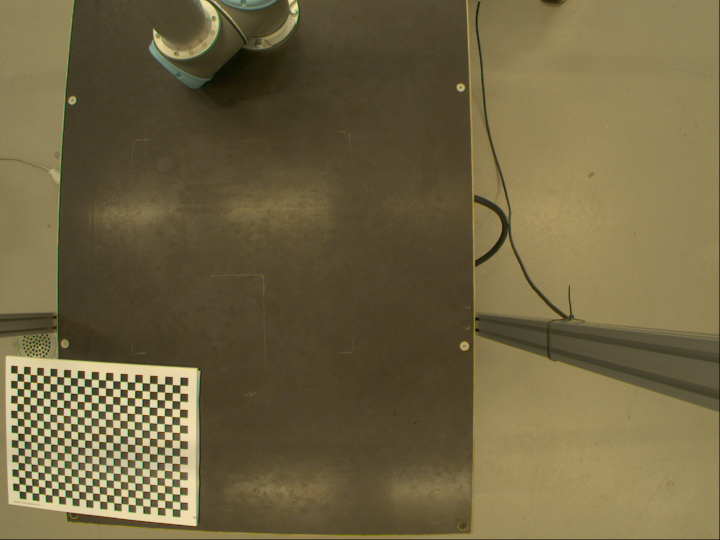
#> input picture camera calibration/images/1.png, 1440 x 1080 px (shown at 1/2 size); its folder holds 5 pictures in this run
$ python task2.py
#> lines starting #> are read from the running program, lines starting #| are printed output that depends on the picture; after the words box and inside, x2 and y2 are one past the last pixel; in counts of white or black regions, pixels touching at a corner belong together
import numpy as np
import cv2 as cv
import glob

chessboardSize = (24,17)
frameSize = (1440,1080)

criteria = (cv.TERM_CRITERIA_EPS + cv.TERM_CRITERIA_MAX_ITER, 30, 0.001)
objp = np.zeros((chessboardSize[0] * chessboardSize[1], 3), np.float32)
objp[:,:2] = np.mgrid[0:chessboardSize[0],0:chessboardSize[1]].T.reshape(-1,2)
size_of_chessboard_squares_mm = 20
objp = objp * size_of_chessboard_squares_mm
objpoints = []
imgpoints = []


images = glob.glob('images/*.png')

for image in images:
    img = cv.imread(image)
#> img is the input picture: shape (1080, 1440, 3); mean B, G, R 66.4, 100.3, 112.1
    gray = cv.cvtColor(img, cv.COLOR_BGR2GRAY)
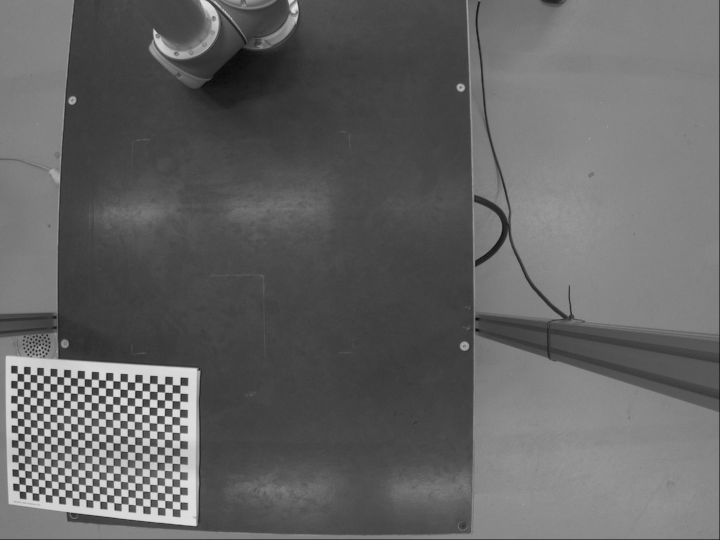
#> gray: shape (1080, 1440) (shown at 1/2 size); min 0, max 248, mean 100
    ret, corners = cv.findChessboardCorners(gray, chessboardSize, None)
#> ret = True; corners = 408 rows, first 8: [35.19, 747.5], [48.02, 748.3], [60.8, 749.7], [74.33, 750.4], [87.34, 751.8], [100.7, 752.5], [114.4, 753.8], [128.1, 754.5]
    if ret == True:
        objpoints.append(objp)
        corners2 = cv.cornerSubPix(gray, corners, (11,11), (-1,-1), criteria)
#> corners2 = 408 rows, first 8: [34.9, 747], [48.09, 748.2], [54.89, 749], [74.32, 750.3], [87.02, 751.3], [100.7, 752.4], [114.3, 753.5], [128, 754.5]
        imgpoints.append(corners)
        cv.drawChessboardCorners(img, chessboardSize, corners2, ret)
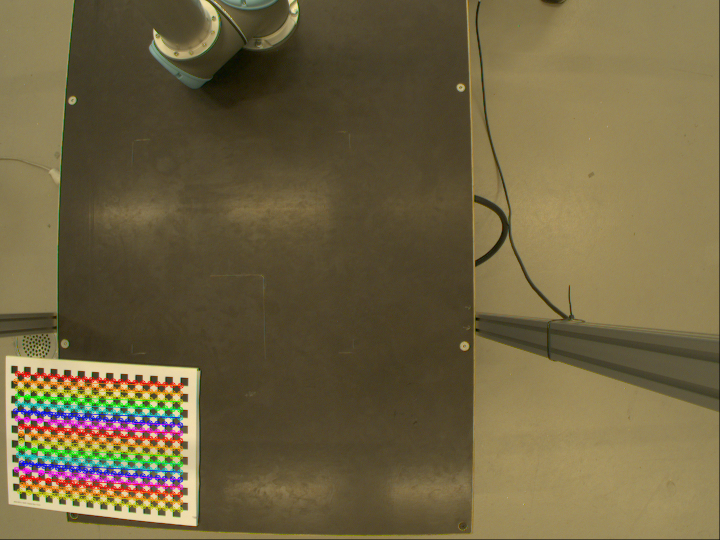
#> img: shape (1080, 1440, 3) (shown at 1/2 size); 3.62% of pixels changed, all inside (x1, y1, x2, y2) = (25, 741, 368, 1026)
        cv.imshow('img', img)
        cv.waitKey(1000)
#> pass 2 of the loop `for image in images:`:
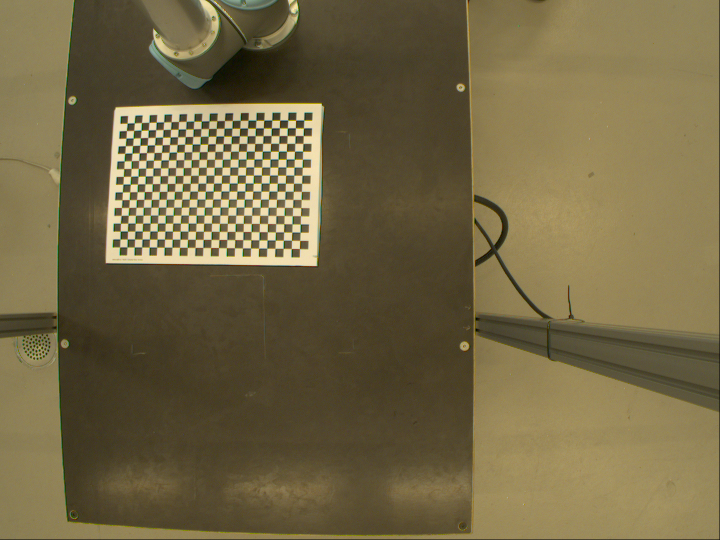
#> input picture camera calibration/images/10.png, 1440 x 1080 px (shown at 1/2 size)
#> img is the input picture: shape (1080, 1440, 3); mean B, G, R 68.9, 103, 115
#> `gray = cv.cvtColor(img, cv.COLOR_BGR2GRAY)`:
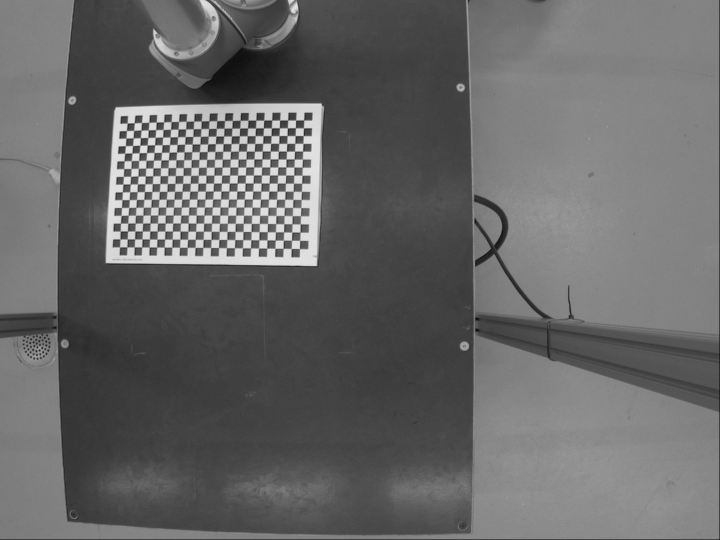
#> gray: shape (1080, 1440) (shown at 1/2 size); min 0, max 251, mean 102.7
#> corners = 408 rows, first 8: [254.8, 246.7], [269.1, 246.5], [283.8, 245.8], [298.5, 245.2], [312.9, 244.6], [328.1, 244.3], [342.7, 244.3], [358.2, 243.4]
#> corners2 = 408 rows, first 8: [254.7, 246.6], [269, 246.3], [283.4, 245.6], [298.4, 245.1], [312.9, 244.6], [328.1, 244.3], [342.7, 243.9], [358, 243.4]
#> `cv.drawChessboardCorners(img, chessboardSize, corners2, ret)`:
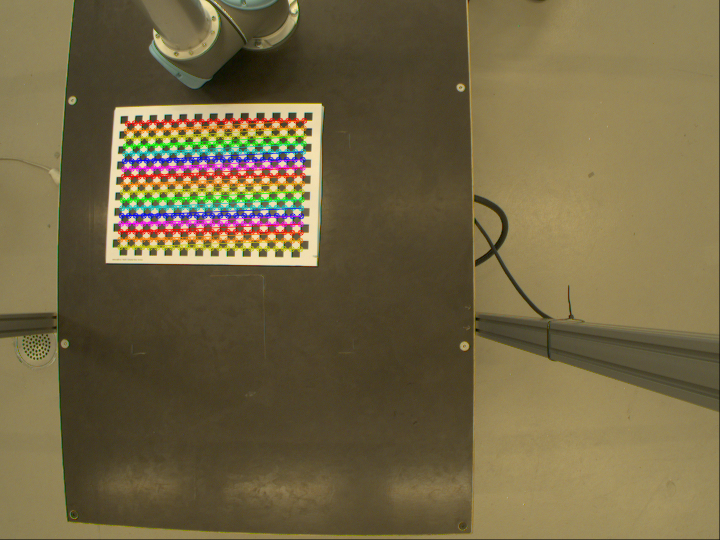
#> img: shape (1080, 1440, 3) (shown at 1/2 size); 3.91% of pixels changed, all inside (x1, y1, x2, y2) = (234, 235, 615, 505)
#> pass 3 of the loop `for image in images:`:
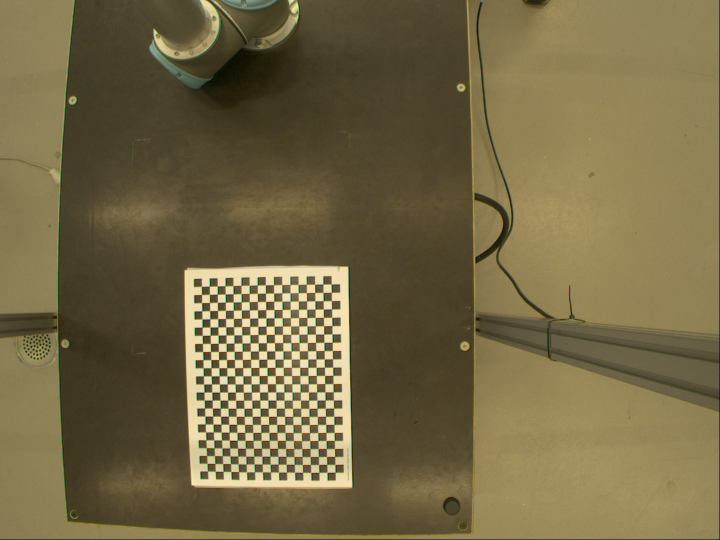
#> input picture camera calibration/images/2.png, 1440 x 1080 px (shown at 1/2 size)
#> img is the input picture: shape (1080, 1440, 3); mean B, G, R 69.3, 103.9, 116.1
#> `gray = cv.cvtColor(img, cv.COLOR_BGR2GRAY)`:
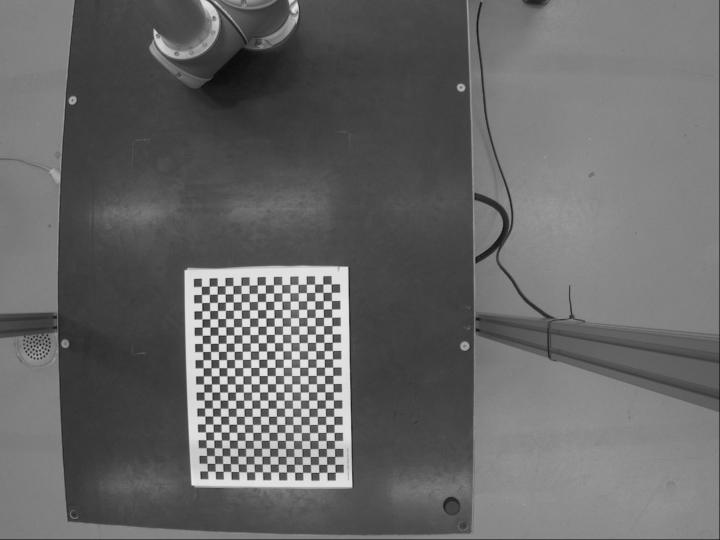
#> gray: shape (1080, 1440) (shown at 1/2 size); min 0, max 244, mean 103.6
#> corners = 408 rows, first 8: [415.7, 942.6], [414.7, 927.8], [414.2, 911.9], [412.8, 896.3], [412.5, 880.3], [411.9, 864.8], [411, 848.7], [410.6, 832.7]
#> corners2 = 408 rows, first 8: [415.5, 942.6], [414.6, 927.3], [414.1, 911.7], [412.9, 895.9], [412.5, 880.3], [411.8, 864.5], [410.9, 848.6], [410.4, 832.6]
#> `cv.drawChessboardCorners(img, chessboardSize, corners2, ret)`:
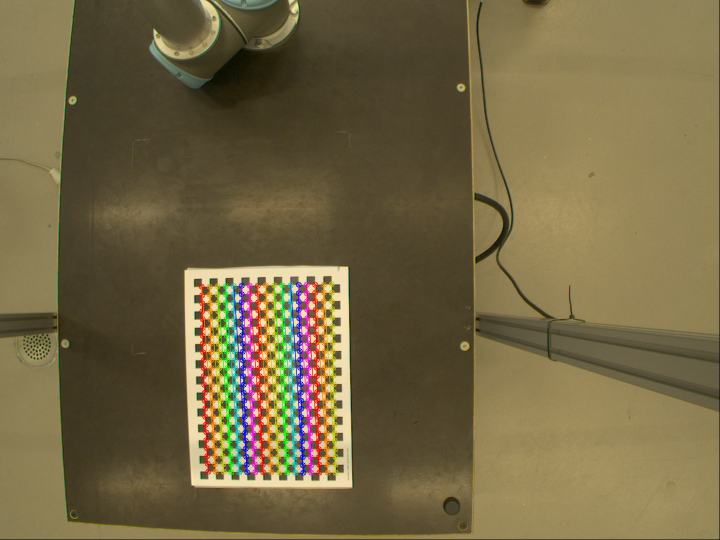
#> img: shape (1080, 1440, 3) (shown at 1/2 size); 4.02% of pixels changed, all inside (x1, y1, x2, y2) = (397, 562, 678, 952)
#> the loop made 5 passes; the first 3 are shown


cv.destroyAllWindows()

ret, cameraMatrix, dist, rvecs, tvecs = cv.calibrateCamera(objpoints, imgpoints, frameSize, None, None)

#undistort
img = cv.imread('images/7.png')
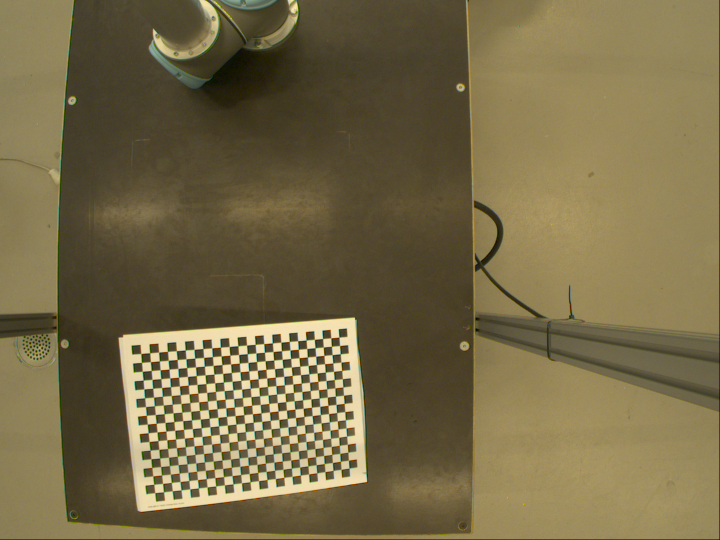
#> input picture camera calibration/images/7.png, 1440 x 1080 px (shown at 1/2 size)
#> img is the input picture: shape (1080, 1440, 3); mean B, G, R 71.7, 106.2, 118.2
h,  w = img.shape[:2]
#> h = 1080; w = 1440
newCameraMatrix, roi = cv.getOptimalNewCameraMatrix(cameraMatrix, dist, (w,h), 1, (w,h))

mapx, mapy = cv.initUndistortRectifyMap(cameraMatrix, dist, None, newCameraMatrix, (w,h), 5)
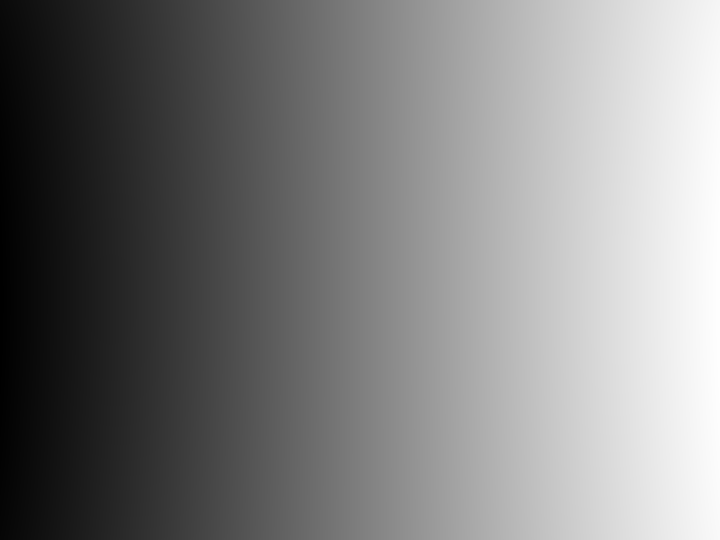
#> mapx: shape (1080, 1440) float32 (shown at 1/2 size); min -60.95, max 1493.6, mean 713.7; drawn with min black and max white
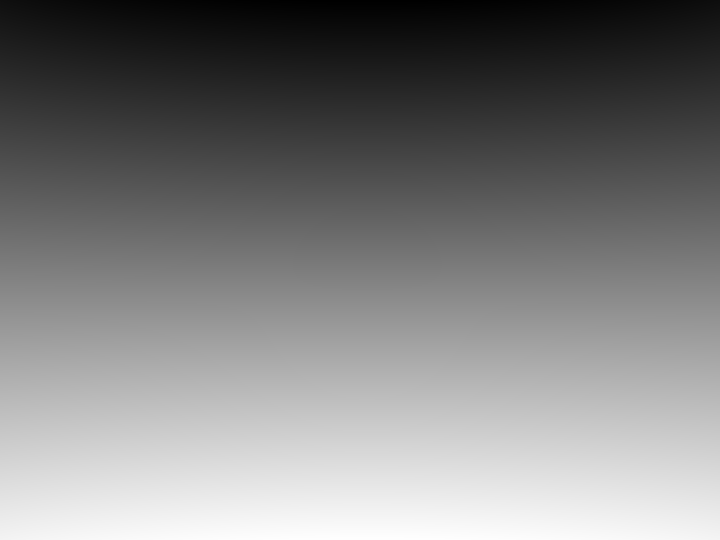
#> mapy: shape (1080, 1440) float32 (shown at 1/2 size); min -72.04, max 1129.2, mean 523.5; drawn with min black and max white
dst = cv.remap(img, mapx, mapy, cv.INTER_LINEAR)
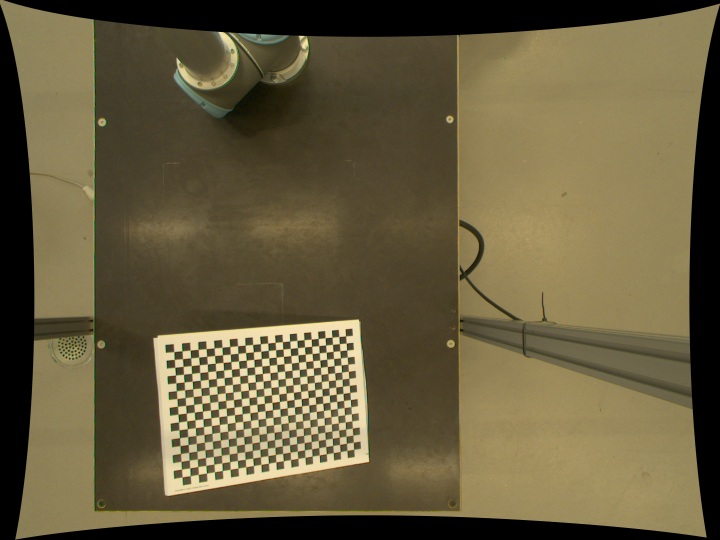
#> dst: shape (1080, 1440, 3) (shown at 1/2 size); mean B, G, R 61.9, 91.7, 102

# crop the image
x, y, w, h = roi
dst = dst[y:y+h, x:x+w]
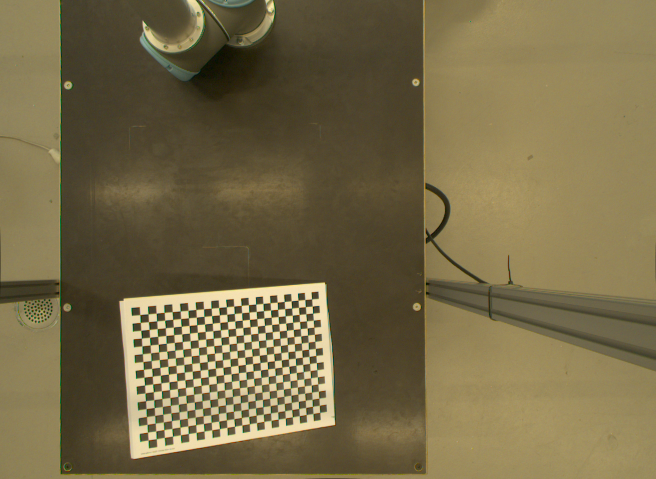
#> dst: shape (957, 1311, 3) (shown at 1/2 size); mean B, G, R 71.9, 106.5, 118.5
cv.imwrite('caliResult2.png', dst)

print(" Camera matrix:")
print(newCameraMatrix)

##Focal length
F = ( newCameraMatrix[0,0] / dst.shape[0]) * 22.3
print("focal length =", F)
